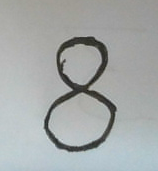
#> input picture opencv5.png, 158 x 171 px, found by its file name
$ jupyter execute --allow-errors MNIST_project.ipynb
#> lines starting #> are read from the running program, lines starting #| are printed output that depends on the picture; after the words box and inside, x2 and y2 are one past the last pixel; in counts of white or black regions, pixels touching at a corner belong together
[cell 1]
import tensorflow as tf
import keras
from tensorflow.keras.callbacks import TensorBoard
import time
import matplotlib.pyplot as plt
import numpy as np
import cv2

[cell 2]
mnist=tf.keras.datasets.mnist

#> (the rest of this cell did not finish here and is left out)

#> (a cell that did not finish here is left out)

#> (a cell that did not finish here is left out)

#> (a cell that did not finish here is left out)

#> (a cell that did not finish here is left out)

#> (a cell that did not finish here is left out)

#> (a cell that did not finish here is left out)

[cell 9]
print("Probability for multi class classification ")
#> (the rest of this cell did not finish here and is left out)

#> (a cell that did not finish here is left out)

#> (a cell that did not finish here is left out)

#> (a cell that did not finish here is left out)

#> (a cell that did not finish here is left out)

[cell 14]
from PIL import Image
user_test =r'C:\Users\91708\Desktop\mnist\opencv5.png'
col = Image.open(user_test)
#> col is the input picture: PIL image 158x171 RGB; mean R, G, B 165.1, 169.1, 168.6
gray = col.convert('L')
bw = gray.point(lambda x: 0 if x<100 else 255, '1')
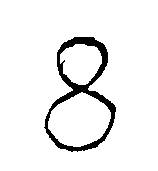
#> bw: PIL image 158x171 1; 93.6% white; 1 black region, box (x1, y1, x2, y2) and area: (44, 37, 116, 152) 1720
bw.save("bw_image.png")
bw
img_array = cv2.imread("bw_image.png", cv2.IMREAD_GRAYSCALE)
img_array = cv2.bitwise_not(img_array)
print(img_array.size)
#| 27018
plt.imshow(img_array, cmap = plt.cm.binary)
plt.show()
img_size = 28
new_array = cv2.resize(img_array, (img_size,img_size))
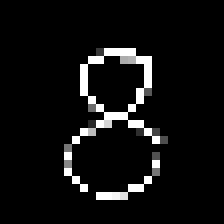
#> new_array: shape (28, 28) (shown 8 times larger); min 0, max 255, mean 15.8
plt.imshow(new_array, cmap = plt.cm.binary)
plt.show()
#> (the rest of this cell did not finish here and is left out)
